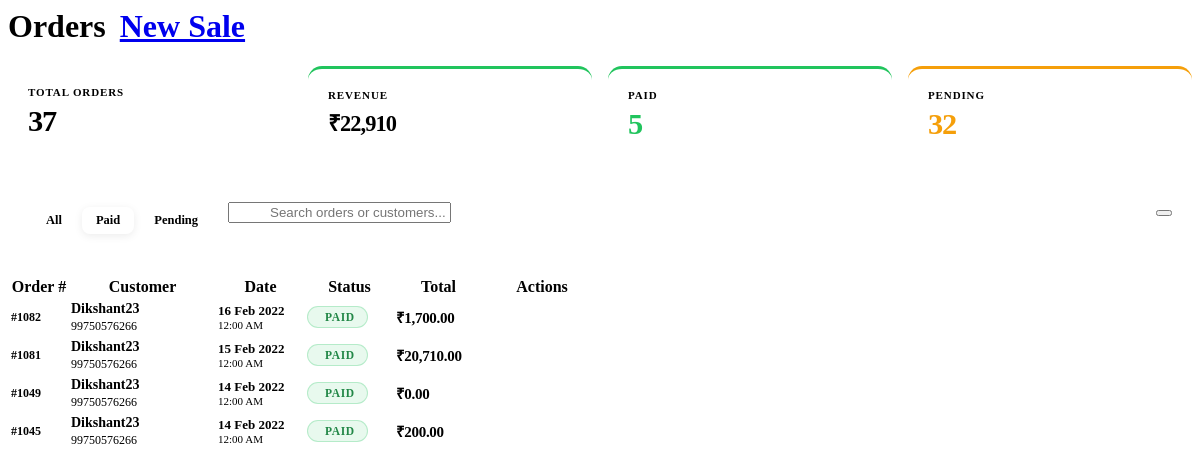
Page /orders.php?status=paid on the earlier database version.
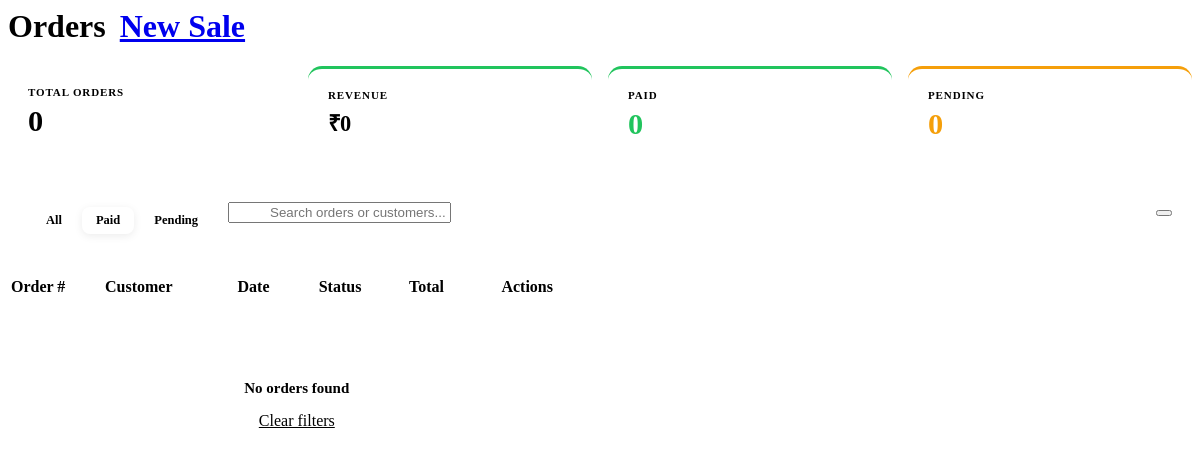
Same page on the later database version.
### tables this page shows
CREATE TABLE `orders` (
  `order_id` int(11) NOT NULL,
  `type` int(11) NOT NULL COMMENT '0-bought 1-Sold',
  `vendor_id` int(11) DEFAULT NULL,
  `customer_id` int(11) DEFAULT NULL,
  `total` int(11) NOT NULL DEFAULT 0,
  `payment_status` varchar(50) NOT NULL COMMENT 'pending/paid',
  `date` date NOT NULL DEFAULT current_timestamp()
);

CREATE TABLE `customer` (
  `customer_id` int(11) NOT NULL,
  `customer_name` varchar(100) NOT NULL,
  `customer_phone` varchar(100) NOT NULL
);

### orders.php (the view, shortened to what the changed rows need)
<?php
include 'utils.php';
$stats = $con->query("SELECT
    COUNT(*) as total_orders,
    SUM(total) as total_revenue,
    SUM(CASE WHEN payment_status='paid' THEN 1 ELSE 0 END) as paid_count,
    SUM(CASE WHEN payment_status!='paid' THEN 1 ELSE 0 END) as pending_count
FROM orders WHERE type=1")->fetch_assoc();
$search  = isset($_GET['search'])  ? $con->real_escape_string(trim($_GET['search'])) : '';
$status  = isset($_GET['status'])  ? $con->real_escape_string($_GET['status'])  : '';
$where = "orders_product.order_id = orders.order_id
          AND products.product_id = orders_product.product_id
          AND orders.customer_id = customer.customer_id
          AND orders.type = 1";
if ($status) $where .= " AND orders.payment_status = '$status'";
$sql = "SELECT orders.order_id, customer.customer_name, customer.customer_phone,
               orders.payment_status, orders.date, orders.total
        FROM orders_product, customer, products, orders
        WHERE $where
        GROUP BY orders.order_id
        ORDER BY orders.order_id DESC";
$orders = $con->query($sql);
?>
<div id="page-wrapper">
    <h1 class="page-header animate-fade-in">
        Orders
        <a href="sell.php" class="btn btn-primary btn-sm">
            <i class="fa fa-plus" style="margin-right:6px;"></i> New Sale
        </a>
    </h1>
    <div class="stats-strip animate-fade-in">
        <div class="sstat" style="border-top: 3px solid var(--primary);">
            <span class="sstat-label">Total Orders</span>
            <span class="sstat-value"><?php echo $stats['total_orders'] ?? 0; ?></span>
        </div>
        <div class="sstat" style="border-top: 3px solid hsl(142,71%,45%);">
            <span class="sstat-label">Revenue</span>
            <span class="sstat-value" style="font-size: 1.4rem;">₹<?php echo number_format($stats['total_revenue'] ?? 0, 0); ?></span>
        </div>
        <div class="sstat" style="border-top: 3px solid hsl(142,71%,45%);">
            <span class="sstat-label">Paid</span>
            <span class="sstat-value" style="color: hsl(142,71%,45%);"><?php echo $stats['paid_count'] ?? 0; ?></span>
        </div>
        <div class="sstat" style="border-top: 3px solid hsl(38,92%,50%);">
            <span class="sstat-label">Pending</span>
            <span class="sstat-value" style="color: hsl(38,92%,50%);"><?php echo $stats['pending_count'] ?? 0; ?></span>
        </div>
    </div>
    <div class="table-responsive animate-fade-in">
        <table class="table table-hover">
            <thead>
                <tr>
                    <th width="10%">Order #</th>
                    <th width="25%">Customer</th>
                    <th width="15%">Date</th>
                    <th width="15%">Status</th>
                    <th width="15%">Total</th>
                    <th width="20%" class="text-right">Actions</th>
                </tr>
            </thead>
            <tbody>
                <?php if ($orders && $orders->num_rows > 0):
                    foreach ($orders as $order):
                        $is_paid = strtolower($order['payment_status']) === 'paid';
                        $toggle_status = $is_paid ? 'pending' : 'paid';
                        $phone = preg_replace('/\D/', '', $order['customer_phone']);
                        $wa_msg = urlencode("*BILLCRAFT INVOICE*\n\nHello *{$order['customer_name']}*,\nOrder *#{$order['order_id']}* — *₹" . number_format($order['total'],2) . "*\n\nThank you!");
                        $wa_url = "https://wa.me/91$phone?text=$wa_msg";
                ?>
                <tr>
                    <td>
                        <span style="font-size: 12px; font-weight: 700; color: var(--text-muted);">#<?php echo $order['order_id']; ?></span>
                    </td>
                    <td>
                        <div style="font-weight: 700; color: var(--text); font-size: 14px;"><?php echo htmlspecialchars($order['customer_name']); ?></div>
                        <div style="font-size: 12px; color: var(--text-muted); margin-top: 2px;">
                            <i class="fa fa-phone" style="font-size: 10px;"></i> <?php echo $order['customer_phone']; ?>
                        </div>
                    </td>
                    <td>
                        <div style="font-size: 13px; font-weight: 600;"><?php echo date('d M Y', strtotime($order['date'])); ?></div>
                        <div style="font-size: 11px; color: var(--text-muted);"><?php echo date('g:i A', strtotime($order['date'])); ?></div>
                    </td>
                    <td>
                        <a href="utils.php?payment_status=<?php echo $toggle_status; ?>&order_id=<?php echo $order['order_id']; ?>"
                           class="order-status-pill <?php echo $is_paid ? 'paid' : 'pending'; ?>"
                           title="Click to toggle status">
                            <?php echo $is_paid ? 'Paid' : 'Pending'; ?>
                        </a>
                    </td>
                    <td>
                        <span style="font-size: 15px; font-weight: 800; letter-spacing: -0.02em;">₹<?php echo number_format($order['total'], 2); ?></span>
                    </td>
                    <td class="text-right">
                        <div style="display: flex; gap: 6px; justify-content: flex-end;">
                            <a href="<?php echo $wa_url; ?>" target="_blank" class="action-btn wa" title="Send on WhatsApp">
                            </a>
                            <a href="bill.php?order_id=<?php echo $order['order_id']; ?>" class="action-btn" title="View Invoice">
                            </a>
                            <a href="utils.php?delete_order=true&id=<?php echo $order['order_id']; ?>"
                               class="action-btn del ajax-delete"
                               data-confirm="Delete order #<?php echo $order['order_id']; ?>? This cannot be undone."
                               title="Delete Order">
                            </a>
                        </div>
                    </td>
                </tr>
                <?php endforeach;
                else: ?>
                <tr>
                    <td colspan="6">
                        <div class="empty-state">
                            <p>No orders found<?php echo $search ? " for \"$search\"" : ''; ?></p>
                            <?php if ($search || $status): ?>
                            <a href="orders.php" class="btn btn-sm" style="margin-top: 12px; background: var(--bg2); border: 1px solid var(--border) !important; color: var(--text);">Clear filters</a>
                            <?php endif; ?>
                        </div>
                    </td>
                </tr>
                <?php endif; ?>
            </tbody>
        </table>
    </div>
</div>

Differences in the rows shown:
removed orders: order_id "1082", customer.customer_name "Dikshant23", customer.customer_phone "99750576266", date "16 Feb 2022", date "12:00 AM", payment_status "PAID", total "1,700.00"
removed orders: order_id "1081", customer.customer_name "Dikshant23", customer.customer_phone "99750576266", date "15 Feb 2022", date "12:00 AM", payment_status "PAID", total "20,710.00"
removed orders: order_id "1049", customer.customer_name "Dikshant23", customer.customer_phone "99750576266", date "14 Feb 2022", date "12:00 AM", payment_status "PAID", total "0.00"
removed orders: order_id "1045", customer.customer_name "Dikshant23", customer.customer_phone "99750576266", date "14 Feb 2022", date "12:00 AM", payment_status "PAID", total "200.00"
Other differences:
$stats['total_orders']: "37" → "0"
$stats['total_revenue']: "22,910" → "0"
$stats['paid_count']: "5" → "0"
$stats['pending_count']: "32" → "0"
text now shown: "No orders found Clear filters"
